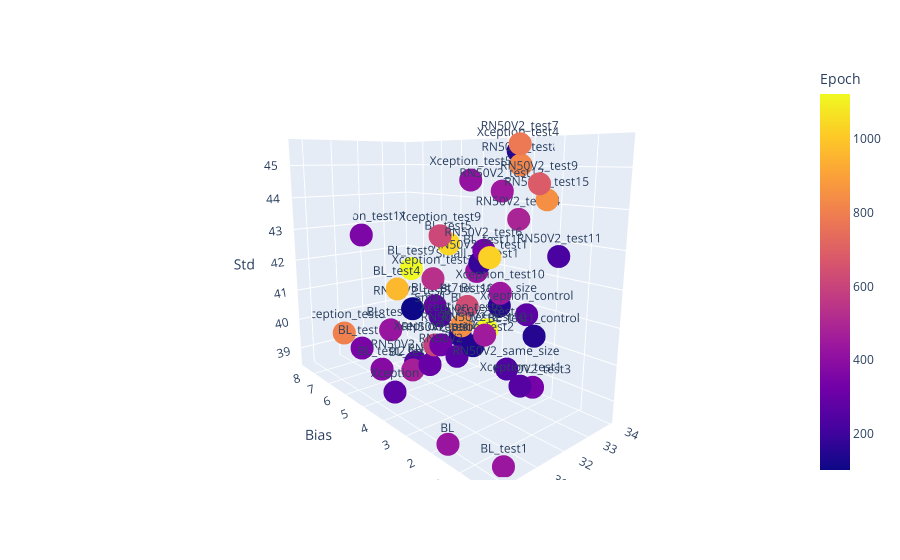

The notebook cell saved with this chart:
### Code cell
mask = np.ones(model_metrics_df.shape[0]).astype(np.bool)
mask &= model_metrics_df.Set == 'val' 
#mask &= model_metrics_df.R2 > 0.55
#mask &= model_metrics_df.MAE < 35
mask &= model_metrics_df.CMA_size == 0

temp_df = model_metrics_df[mask]

fig = px.scatter_3d(temp_df, 
                    x='MAE', y='Bias', z='Std',
                    text='Parameter_file',
                    #color=temp_df['Bias_l2_reg'],
                    #color=temp_df['Bias_l2_reg'].astype(str),
                    color='Epoch'
                   )

fig.show()

### Figure 1 — Plotly figure (JSON) as saved in the notebook; plotly's stock layout.template omitted (floating-point values rounded to 4 significant figures)
{"data": [{"hovertemplate": "MAE=%{x}<br>Bias=%{y}<br>Std=%{z}<br>Parameter_file=%{text}<br>Epoch=%{marker.color}<extra></extra>", "legendgroup": "", "marker": {"color": [147, 425, 240, 142, 154, 437, 240, 301, 273, 247, 102, 156, 274, 433, 181, 534, 821, 419, 684, 226, 598, 779, 442, 965, 335, 804, 1118, 1122, 1038, 449, 268, 380, 615, 1025, 357, 488, 431, 453, 308, 469, 849, 148, 350, 852, 337, 632, 330, 257], "coloraxis": "coloraxis", "symbol": "circle"}, "mode": "markers+text", "name": "", "scene": "scene", "showlegend": false, "text": ["BL_test1_control", "Small_BL_test1", "RN50V2_same_size", "Xception_test2", "RN50V2_test2", "BL_test1", "Small_BL", "RN50V2", "Xception_control", "RN50V2_control", "RN50V2_test5", "BL_same_size", "Xception", "BL", "RN50V2_ss_test1", "Xception_test3", "RN50V2_test8", "Xception_test5", "RN50V2_test9", "RN50V2_test11", "Xception_test7", "RN50V2_test7", "Xception_test10", "BL_test4", "RN50V2_test6", "Xception_test8", "RN50V2_test12", "BL_test9", "BL_test5", "RN50V2_test13", "RN50V2_test1", "BL_test2", "Xception_test9", "BL_test11", "Xception_test11", "RN50V2_test14", "BL_test3", "RN50V2_test10", "BL_test7", "BL_test8", "RN50V2_test15", "Xception_test4", "BL_test6", "Xception_test6", "RN50V2_test3", "BL_test10", "RN50V2_test4", "Xception_test1"], "type": "scatter3d", "x": [31.14, 32.61, 30.66, 30.82, 31.03, 30.2, 31.23, 30.48, 31.46, 30.53, 31.21, 31.89, 29.68, 29.79, 31.85, 31.45, 33.36, 32.2, 32.46, 31.76, 30.4, 33.02, 31.15, 30.6, 31.34, 30.76, 31.28, 31.75, 31.36, 32.05, 30.76, 30.32, 30.76, 31.31, 31.86, 32.2, 30.77, 30.04, 31.58, 30.16, 32.68, 33.97, 30.6, 31.03, 31.28, 31.3, 30.52, 30.64], "y": [0.3832, 3.707, 0.7306, 1.976, 2.662, 0.3256, 3.7, 3.2, 0.8852, 3.884, 4.896, 2.14, 3.669, 1.695, 2.817, 4.255, 2.849, 3.577, 1.474, 0.2941, 2.924, 2.604, 1.432, 4.775, 2.179, 8.127, 1.966, 5.651, 3.498, 2.288, 2.478, 5.216, 3.137, 1.948, 8.645, 1.856, 5.389, 0.823, 4.327, 3.516, 1.391, 3.495, 6.757, 2.614, 0.4817, 2.696, 2.819, 0.31], "z": [41.39, 42.08, 40.63, 40.78, 40.81, 38.61, 41.04, 39.99, 41.69, 39.83, 40.97, 41.54, 39.3, 38.68, 42.57, 41.94, 45.04, 44.65, 44.62, 43.11, 40.63, 45.58, 42.15, 41.69, 43.04, 39.47, 41.09, 41.96, 43.03, 44.42, 40.37, 39.25, 43.34, 42.9, 42.64, 43.75, 40.3, 41.55, 41.11, 39.83, 44.23, 45.42, 39.37, 41.08, 40.1, 41.52, 40.63, 40.38]}], "layout": {"autosize": true, "coloraxis": {"colorbar": {"title": {"text": "Epoch"}}, "colorscale": [[0, "#0d0887"], [0.1111, "#46039f"], [0.2222, "#7201a8"], [0.3333, "#9c179e"], [0.4444, "#bd3786"], [0.5556, "#d8576b"], [0.6667, "#ed7953"], [0.7778, "#fb9f3a"], [0.8889, "#fdca26"], [1, "#f0f921"]]}, "legend": {"tracegroupgap": 0}, "margin": {"t": 60}, "scene": {"aspectmode": "auto", "aspectratio": {"x": 0.6809, "y": 1.326, "z": 1.107}, "camera": {"center": {"x": 0, "y": 0, "z": 0}, "eye": {"x": -1.362, "y": -1.618, "z": 0.4602}, "projection": {"type": "perspective"}, "up": {"x": 0, "y": 0, "z": 1}}, "domain": {"x": [0, 1], "y": [0, 1]}, "xaxis": {"title": {"text": "MAE"}, "type": "linear"}, "yaxis": {"title": {"text": "Bias"}, "type": "linear"}, "zaxis": {"title": {"text": "Std"}, "type": "linear"}}}}
